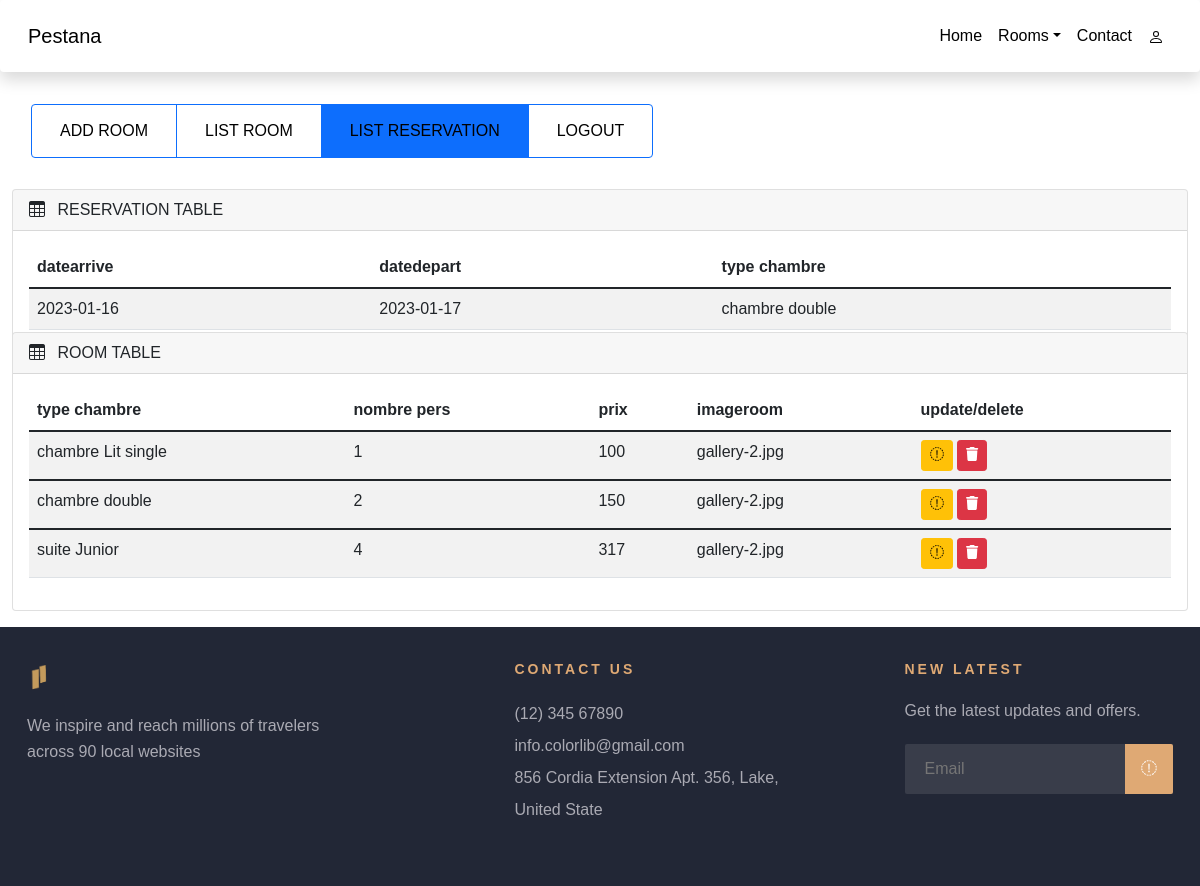
/Site/HH/dashbord (signed in), run on an earlier commit of the app's database.
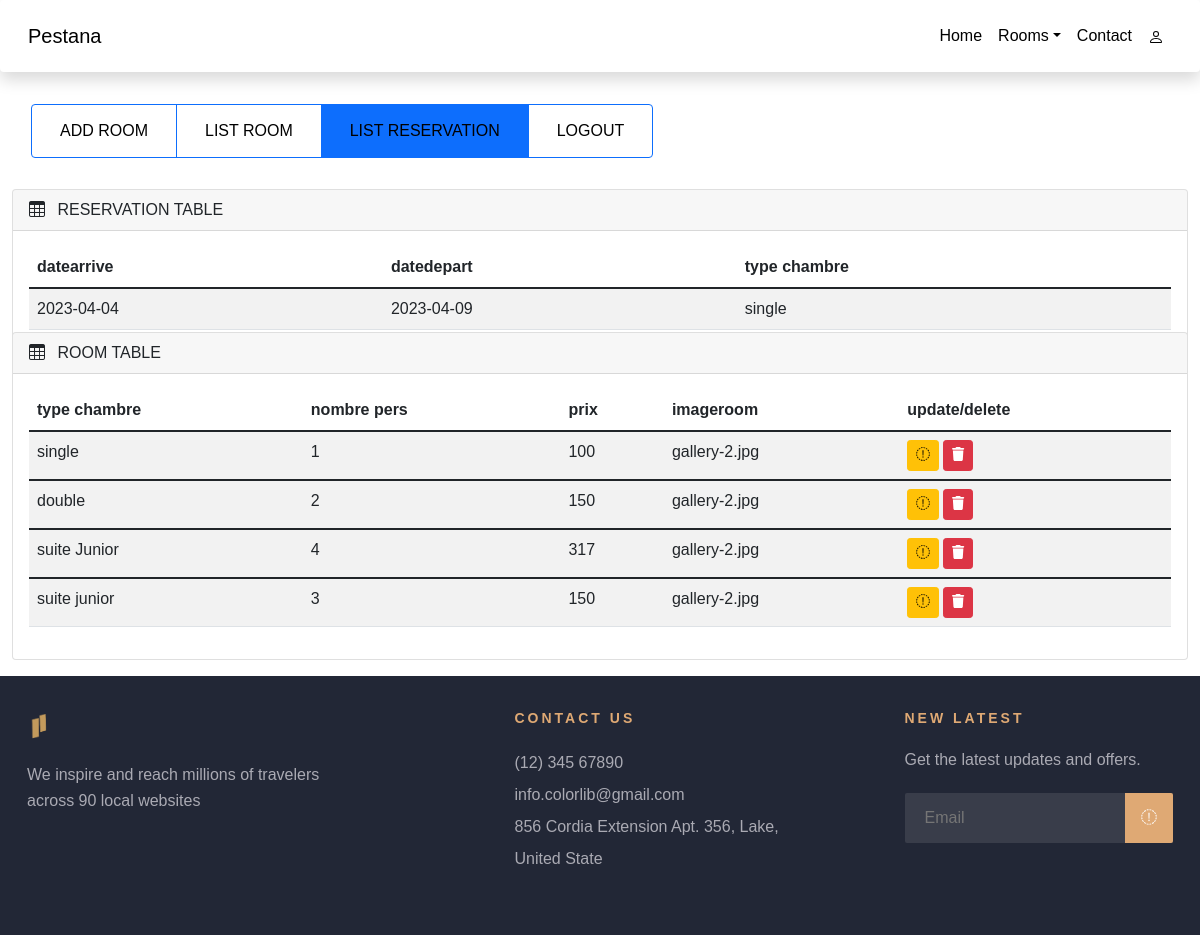
And on a later commit of the database.
### tables this page shows
CREATE TABLE `reservation` (
  `reservationId` int(11) NOT NULL,
  `datearrive` date NOT NULL,
  `datedepart` date NOT NULL,
  `AdminId` int(11) NOT NULL,
  `ChambreId` int(11) NOT NULL
);

CREATE TABLE `room` (
  `ChambreId` int(11) NOT NULL,
  `nombrepers` int(30) NOT NULL,
  `prix` float NOT NULL,
  `imageroom` varchar(20) NOT NULL,
  `typechambre` varchar(30) NOT NULL,
  `typedetype` varchar(20) NOT NULL
);

### Site/HH/controllers/HomeController.php (called while the page is built)
<?php
class HomeController{
    public function index($page){
        include('views/'.$page.'.php');
    }
}
?>

### Site/HH/autoload.php (called while the page is built, shortened)
<?php
function autoload($class_name){
    $array_paths = array(
        'database/',
        'app/classes/',
        'models/',
        'controllers/'
      );
    foreach($array_paths as $path){
        $file = sprintf($path.'%s.php',$class_name);
    }
}
?>

### Site/HH/database/DB.php (called while the page is built)
<?php
class DB{
    static public function connect(){
        $db=new PDO("mysql:host=localhost;dbname=rhotel","root","");
        $db->exec("set names utf8");
        $db->setAttribute(PDO::ATTR_ERRMODE,PDO::ERRMODE_WARNING);
        return $db;
    }
}
?>

### Site/HH/models/Reservation.php (called while the page is built, shortened)
<?php
class Reservation {
static public function getAll(){
		$stmt = DB::connect()->prepare('SELECT * FROM reservation ');
		$stmt->execute();
		return $stmt->fetchAll();
	}
}

### Site/HH/controllers/ReservationController.php (called while the page is built, shortened)
<?php
class ReservationController{
public function getAllReservations(){
		$reservations = Reservation::getAll();
		return $reservations;
	}
}
?>

### Site/HH/models/Room.php (called while the page is built, shortened)
<?php
class Room {
	static public function getAll(){
		$stmt = DB::connect()->prepare('SELECT * FROM room ');
		$stmt->execute();
		return $stmt->fetchAll();
	}
}

### Site/HH/controllers/RoomController.php (called while the page is built, shortened)
<?php
class RoomController{
	public function getAllroom(){
		$room = Room::getAll();
		return $room;
	}
	}
?>

### Site/HH/views/dashbord.php (the view, shortened to what this page needs)
<?php
$data = new ReservationController();
$reservations = $data->getAllReservations();
$dataro = new RoomController();
$rooms = $dataro->getAllroom();
?>
<div class="btn-group" role="group" aria-label="Basic radio toggle button group" style="padding: 2rem;">
  <label class="btn btn-outline-primary" for="btnradio1">
                <a href="<?php echo BASE_URL;?>addro"class="nav-link px-3">
                  <span>ADD ROOM</span>
                </a>
              </label>
  <label class="btn btn-outline-primary" for="btnradio2">
    <a href="#listroom"class="nav-link px-3">
                  <span>LIST ROOM</span>
                </a></label>
  <label class="btn btn-outline-primary" for="btnradio3">
  <a href="#listreserv"class="nav-link px-3">
                  <span>LIST RESERVATION</span>
                </a>
  </label>
  <label class="btn btn-outline-primary" for="btnradio4">
    <a href="<?php echo BASE_URL;?>logout"class="nav-link px-3">
                  <span>LOGOUT</span>
                </a>
              </label>
</div>
      <main class="mt-5 pt-3">
        <div class="container-fluid">
          <div class="row">
            <div class="col-md-12">
              <h4>Dashboard</h4>
            </div>
          </div>
          <div class="row">
            <div class="col-md-12 mb-3">
              <div class="card">
                <div class="card-header" id="listreserv">
                  <span><i class="bi bi-table me-2"></i></span> RESERVATION TABLE
                </div>
                <div class="card-body">
                  <div class="table-responsive">
                    <table
                      id="example"
                      class="table table-striped data-table"
                      style="width: 100%"
                    >
                      <thead>
                        <tr>
                          <th>datearrive</th>
                          <th>datedepart</th>
                          <th>type chambre</th>
                        </tr>
                      </thead>
          <?php foreach($reservations as $reservation):?>
                      <tbody>
                        <tr>
                          <td><?php echo $reservation['datearrive'];?></td>
                          <td><?php echo $reservation['datedepart'];?></td>
                          <td><?php foreach($rooms as $room):?>
                            <?php if($reservation['ChambreId']=== $room['ChambreId']) {
                              echo $room['typechambre']." ".$room['typedetype'];}?>
                              <?php endforeach; ?></td>
                        </tr>
                      </tbody>
          <?php endforeach; ?>
                    </table>
                  </div>
                </div>
              </div>
            </div>
          </div>
          <div class="row">
            <div class="col-md-12 mb-3">
              <div class="card">
                <div class="card-header" id="listroom">
                  <span><i class="bi bi-table me-2"></i></span> ROOM TABLE
                </div>
                <div class="card-body">
                  <div class="table-responsive">
                    <table
                      id="example"
                      class="table table-striped data-table"
                      style="width: 100%"
                    >
                      <thead>
                        <tr>
                          <th>type chambre</th>
                          <th>nombre pers</th>
                          <th>prix</th>
                          <th>imageroom</th>
                          <th>update/delete</th>
                        </tr>
                      </thead>
                      <?php foreach($rooms as $room):?>
                      <tbody>
                        <tr>
                          <td><?php echo $room['typechambre']." ".$room['typedetype'];?></td>
                          <td><?php echo $room['nombrepers'];?></td>
                          <td><?php echo $room['prix'];?></td>
                          <td><?php echo $room['imageroom'];?></td>
                          <td>
                          <div class="d-flex">
                            <form method="POST" class="me-1" action="updatero">
                        <button class="btn btn-sm btn-warning"><i class="fa fa-eidt"> edit</i></button>
                    </form>
                    <form method="POST" class="me-1" action="deletero">
                        <button class="btn btn-sm btn-danger"><i class="fa fa-trash">delete</i></button>
                    </form></div></td>
                        </tr>
                      </tbody>
          <?php endforeach; ?>
                    </table>
                  </div>
                </div>
              </div>
            </div>
          </div>
        </div>
      </main>

### Site/HH/views/includes/header.php (shortened to what this page needs)
<!DOCTYPE html>
<html lang="en">
<head>
    <link rel="stylesheet" href="https://cdnjs.cloudflare.com/ajax/libs/twitter-bootstrap/5.1.0/css/bootstrap.min.css">
    <link rel="stylesheet" href="https://cdnjs.cloudflare.com/ajax/libs/font-awesome/5.15.4/css/all.min.css">
    <link href="https://cdn.jsdelivr.net/npm/bootstrap@5.1.3/dist/css/bootstrap.min.css" rel="stylesheet">
    <link rel="stylesheet" type="text/css" href="views/public/css/all.min.css">
    <link
    rel="stylesheet"
    href="https://cdn.jsdelivr.net/npm/bootstrap-icons@1.4.1/font/bootstrap-icons.css"
    />
    <link rel="stylesheet" type="text/css" href="views/public/css/style.css">
</head>
<body>
    <header>
        <nav class="navbar navbar-expand-lg shadow p-3  bg-white rounded">
            <div class="container">
                <a class="navbar-brand" href="#">Pestana</a>
                <div class="collapse navbar-collapse" id="navbar-content">
                    <ul class="navbar-nav ms-auto mb-2 mb-lg-0">
                        <li class="nav-item">
                            <a class="nav-link active" aria-current="page" href="home">Home</a>
                        </li>
                        <li class="nav-item dropdown">
                            <a class="nav-link dropdown-toggle" href="#" data-bs-toggle="dropdown"
                                data-bs-auto-close="outside">Rooms</a>
                        </li>
                        <li class="nav-item">
                            <a class="nav-link" href="contact">Contact</a>
                        </li>
                        <li class="nav-item"  >
                            <a class="nav-link" href="login">
                                </a>
                        </li>
                    </ul>
                </div>
            </div>
        </nav>
    </header>

### Site/HH/index.php
<?php
require_once './views/includes/header.php';
require_once './autoload.php';
require_once './controllers/HomeController.php';
$home = new HomeController();
$admin = ['addro','updatero','deletero','logout','dashbord','login'];
$user = ['addre','updatere','deletere','gests','detail','logout','login','register','profil'];
$pages = ['home','roomsimple','room','roomsuite','contact'];
if (isset($_GET['page']) && in_array($_GET['page'],$admin)) {
  if (isset($_SESSION['loggedd']) && $_SESSION['loggedd'] === true ) {
    if ($_GET['page'] === "login") {
      $home->index("dashbord");
    } else {
      $page=$_GET['page'];
      $home->index($page);
    }
  }else{
    $home->index('login');
  }
}else if(isset($_GET['page']) && in_array($_GET['page'],$user)){
  if (isset($_SESSION['logged']) && $_SESSION['logged'] === true) {
    if ($_GET['page'] === "login") {
      $home->index("profil");
    } else {
      $page=$_GET['page'];
      $home->index($page);
    }
  }else{
    $home->index('login');
  }
}else if(isset($_GET['page']) && in_array($_GET['page'],$pages)){
      $page=$_GET['page'];
      $home->index($page);
}else if (!isset($_GET['page'])) {
  $home->index('home');
}else{
  include('views/includes/404.php');
}
require_once './views/includes/footer.php';

### Site/HH/views/includes/footer.php (shortened to what this page needs)
  <footer class="footer-section">
      <div class="container">
          <div class="footer-text">
              <div class="row">
                  <div class="col-lg-4">
                      <div class="ft-about">
                          <div class="logo">
                              <a href="#">
                                  <img src="views/public/img/logo1.png" alt="" style="height: 20%; width: 20%;">
                              </a>
                          </div>
                          <p>We inspire and reach millions of travelers<br /> across 90 local websites</p>
                      </div>
                  </div>
                  <div class="col-lg-3 offset-lg-1">
                      <div class="ft-contact">
                          <h6>Contact Us</h6>
                          <ul>
                              <li>(12) 345 67890</li>
                              <li>info.colorlib@gmail.com</li>
                              <li>856 Cordia Extension Apt. 356, Lake, United State</li>
                          </ul>
                      </div>
                  </div>
                  <div class="col-lg-3 offset-lg-1">
                      <div class="ft-newslatter">
                          <h6>New latest</h6>
                          <p>Get the latest updates and offers.</p>
                          <form action="#" class="fn-form">
                              <input type="text" placeholder="Email">
                              <button type="submit"><i class="fa fa-send"></i></button>
                          </form>
                      </div>
                  </div>
              </div>
          </div>
      </div>
</footer>
  </body>
  </html>

### Site/HH/views/public/css/style.css (style rules this page uses)
html, body { height: 100%; font-family: "Cabin", sans-serif; -webkit-font-smoothing: antialiased; }
h1, h2, h3, h4, h5, h6 { margin: 0; color: #111111; font-weight: 400; font-family: "Lora", serif; }
h4 { font-size: 24px; }
h6 { font-size: 16px; }
p { font-size: 16px; font-family: "Cabin", sans-serif; color: #6b6b6b; font-weight: 400; line-height: 26px; margin: 0 0 15px 0; }
img { max-width: 100%; }
ul, ol { padding: 0; margin: 0; }
.navbar-brand { color: #000; }
.nav-link { color: #000; }
.navbar-nav { display: flex; justify-items: end; }
.nav-item { color: #000; background-color: #fff; }
.row { margin-top: -4%; }
.footer-section { background: #222736; }
.footer-section .footer-text { padding: 80px 0 30px; }
.footer-section .footer-text .ft-about { margin-bottom: 30px; }
.footer-section .footer-text .ft-about .logo { margin-bottom: 20px; }
.footer-section .footer-text .ft-about .logo a { display: inline-block; }
.footer-section .footer-text .ft-about p { color: #aaaab3; margin-bottom: 20px; }
.footer-section .footer-text .ft-contact { margin-bottom: 30px; }
.footer-section .footer-text .ft-contact h6 { font-size: 14px; color: #dfa974; text-transform: uppercase; font-weight: 700; letter-spacing: 3px; font-family: "Cabin", sans-serif; margin-bottom: 20px; }
.footer-section .footer-text .ft-contact ul li { font-size: 16px; color: #aaaab3; line-height: 32px; list-style: none; }
.footer-section .footer-text .ft-newslatter h6 { font-size: 14px; color: #dfa974; text-transform: uppercase; font-weight: 700; letter-spacing: 3px; font-family: "Cabin", sans-serif; margin-bottom: 20px; }
.footer-section .footer-text .ft-newslatter p { color: #aaaab3; margin-bottom: 20px; }
.footer-section .footer-text .ft-newslatter .fn-form { position: relative; }
.footer-section .footer-text .ft-newslatter .fn-form input { width: 100%; height: 50px; border-radius: 2px; background: #393D4A; border: none; padding-left: 20px; font-size: 16px; color: #707079; }
.footer-section .footer-text .ft-newslatter .fn-form button { position: absolute; right: 0; top: 0; font-size: 16px; background: #dfa974; color: #ffffff; padding: 0 16px; height: 50px; border: none; border-radius: 0 2px 2px 0; }
@media only screen and (min-width: 1200px) { .container { max-width: 1170px; } }

What changed in the data, as far as the page shows it:
removed reservation: datearrive "2023-01-16", datedepart "2023-01-17", room (typechambre "chambre", typedetype "double")
added reservation: datearrive "2023-04-04", datedepart "2023-04-09", room (typechambre "single")
changed room: typechambre "chambre" → "single"; typedetype "Lit single" → (not shown)
changed room "double": typechambre "chambre" → "double"; typedetype "double" → (not shown)
added room: typechambre "suite", typedetype "junior", nombrepers "3", prix "150", imageroom "gallery-2.jpg"
